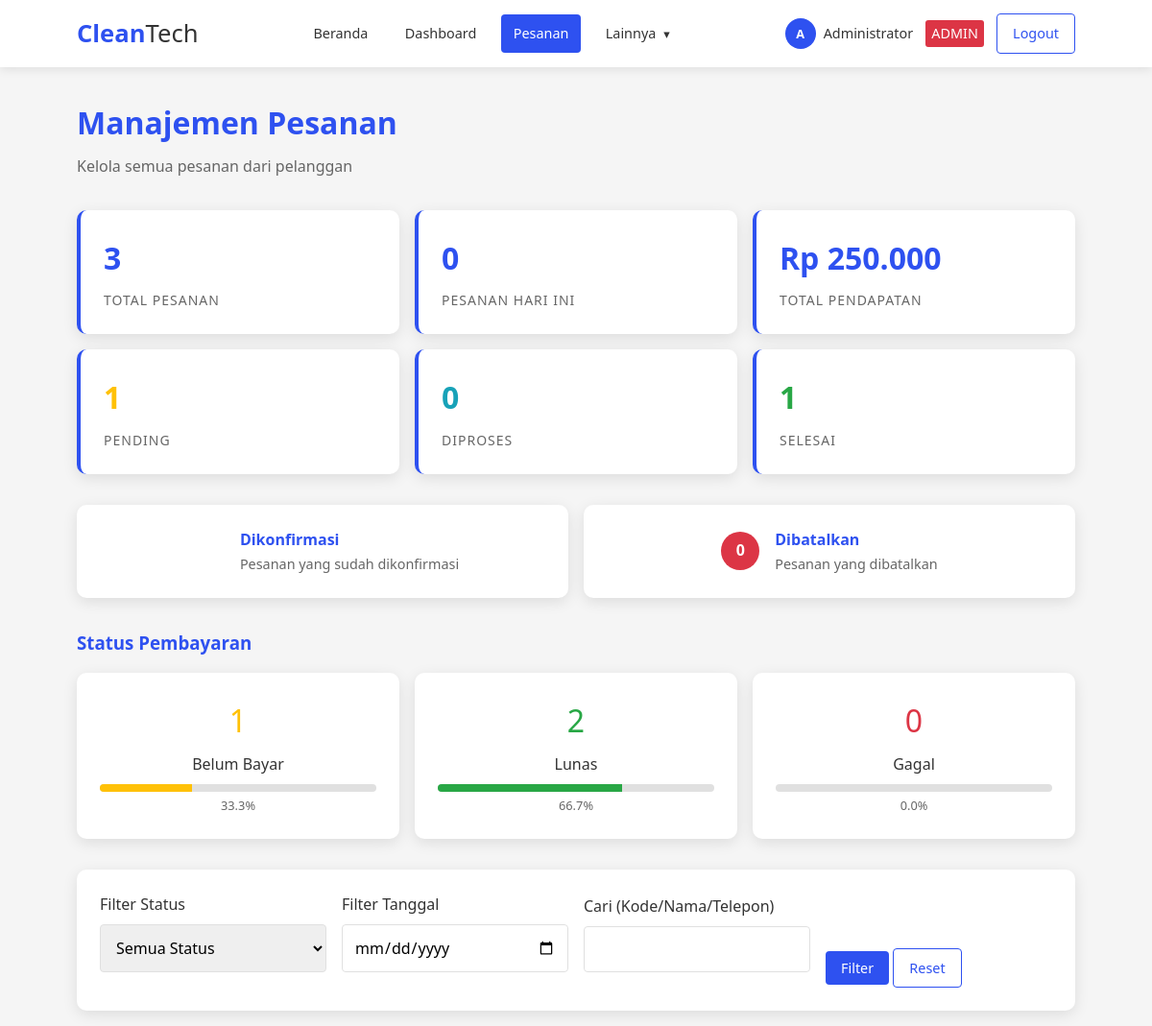
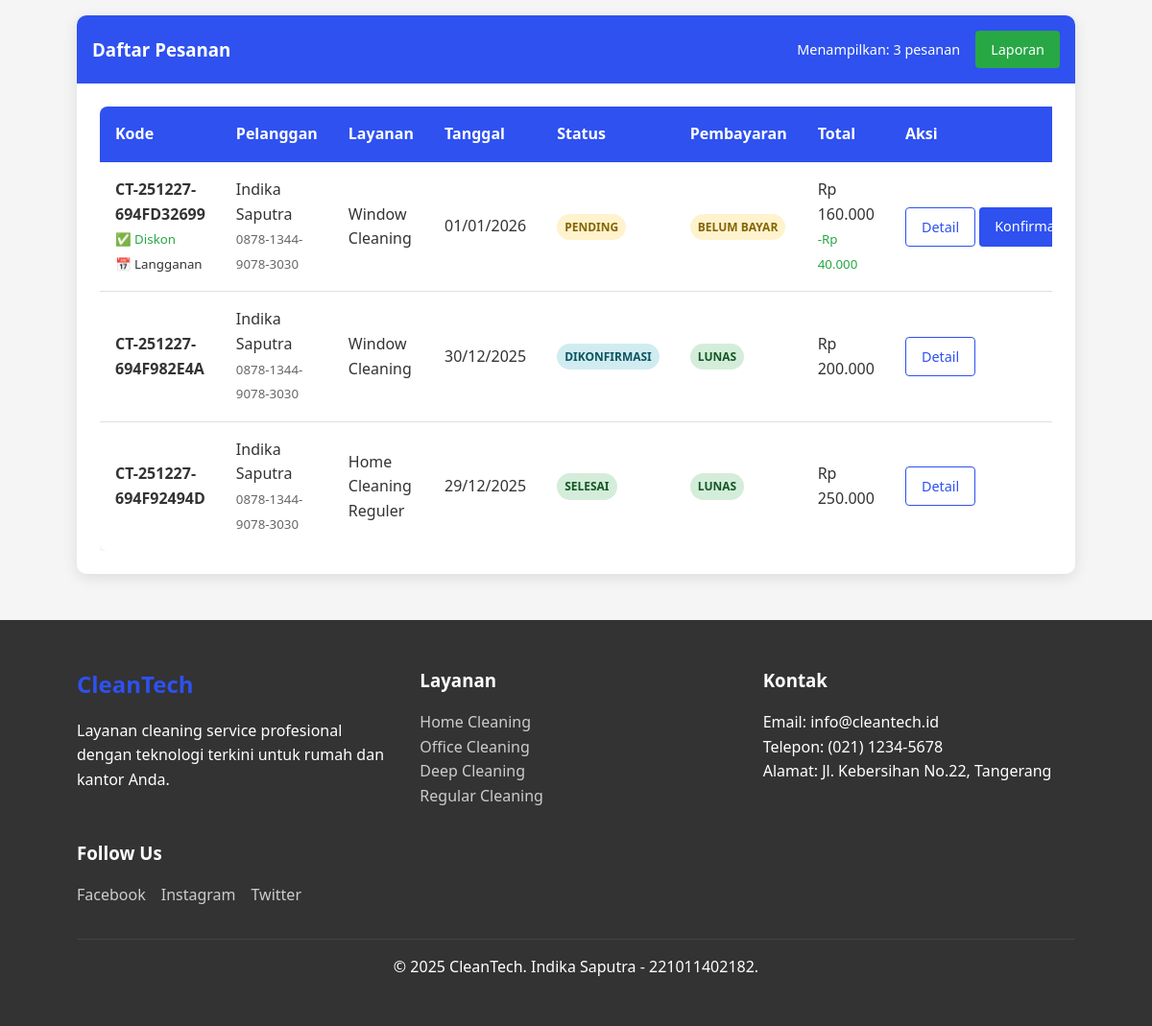
The app's page /admin/orders.php (signed in) with its own data (2 pictures, top to bottom).
### tables this page shows
CREATE TABLE `orders` (
  `id` int(11) NOT NULL,
  `order_code` varchar(20) NOT NULL,
  `user_id` int(11) NOT NULL,
  `service_id` int(11) NOT NULL,
  `order_date` date NOT NULL,
  `order_time` time NOT NULL,
  `address` text NOT NULL,
  `total_price` decimal(10,2) NOT NULL,
  `discount` decimal(10,2) DEFAULT 0.00,
  `final_price` decimal(10,2) NOT NULL,
  `status` enum('pending','confirmed','processing','completed','cancelled') DEFAULT 'pending',
  `payment_status` enum('pending','paid','failed') DEFAULT 'pending',
  `payment_method` varchar(50) DEFAULT NULL,
  `notes` text DEFAULT NULL,
  `created_at` timestamp NOT NULL DEFAULT current_timestamp(),
  `payment_proof` varchar(255) DEFAULT NULL,
  `payment_notes` text DEFAULT NULL,
  `payment_date` timestamp NULL DEFAULT NULL,
  `discount_type` varchar(50) DEFAULT NULL,
  `discount_id` int(11) DEFAULT NULL,
  `is_monthly_subscription` tinyint(1) DEFAULT 0,
  `subscription_months` int(11) DEFAULT 1,
  `parent_order_id` int(11) DEFAULT NULL,
  `discount_name` varchar(100) DEFAULT NULL
);

CREATE TABLE `users` (
  `id` int(11) NOT NULL,
  `name` varchar(100) NOT NULL,
  `email` varchar(100) NOT NULL,
  `password` varchar(255) NOT NULL,
  `phone` varchar(20) DEFAULT NULL,
  `address` text DEFAULT NULL,
  `role` enum('admin','user') DEFAULT 'user',
  `created_at` timestamp NOT NULL DEFAULT current_timestamp(),
  `updated_at` timestamp NOT NULL DEFAULT current_timestamp() ON UPDATE current_timestamp(),
  `is_active` tinyint(1) DEFAULT 1
);

CREATE TABLE `services` (
  `id` int(11) NOT NULL,
  `name` varchar(100) NOT NULL,
  `description` text DEFAULT NULL,
  `price` decimal(10,2) NOT NULL,
  `duration_hours` int(11) DEFAULT 1,
  `image_url` varchar(255) DEFAULT NULL,
  `is_active` tinyint(1) DEFAULT 1,
  `created_at` timestamp NOT NULL DEFAULT current_timestamp()
);

### admin/orders.php (the view, shortened to what this page needs)
<?php
require_once '../config/database.php';
$filter_date = isset($_GET['date']) ? clean_input($_GET['date']) : '';
$search = isset($_GET['search']) ? clean_input($_GET['search']) : '';
$query = "SELECT o.*, u.name as user_name, u.phone as user_phone, s.name as service_name
          FROM orders o
          JOIN users u ON o.user_id = u.id
          JOIN services s ON o.service_id = s.id
          WHERE 1=1";
$query .= " ORDER BY o.created_at DESC";
$stmt = mysqli_prepare($conn, $query);
mysqli_stmt_execute($stmt);
$orders_result = mysqli_stmt_get_result($stmt);
$status_counts = [
    'all' => 0,
    'pending' => 0,
    'confirmed' => 0,
    'processing' => 0,
    'completed' => 0,
    'cancelled' => 0
];
$count_query = "SELECT status, COUNT(*) as count FROM orders GROUP BY status";
$count_result = mysqli_query($conn, $count_query);
while ($row = mysqli_fetch_assoc($count_result)) {
    $status_counts[$row['status']] = $row['count'];
    $status_counts['all'] += $row['count'];
}
$revenue_query = "SELECT SUM(final_price) as total_revenue FROM orders WHERE status = 'completed' AND payment_status = 'paid'";
$revenue_result = mysqli_query($conn, $revenue_query);
$revenue_data = mysqli_fetch_assoc($revenue_result);
$total_revenue = $revenue_data['total_revenue'] ?? 0;
$today_query = "SELECT COUNT(*) as today_orders FROM orders WHERE DATE(created_at) = CURDATE()";
$today_result = mysqli_query($conn, $today_query);
$today_data = mysqli_fetch_assoc($today_result);
$today_orders = $today_data['today_orders'] ?? 0;
include '../includes/header.php';
?>
<div style="margin: 2rem 0;">
    <h1 style="color: var(--primary-color); margin-bottom: 0.5rem;">Manajemen Pesanan</h1>
    <p style="color: #666;">Kelola semua pesanan dari pelanggan</p>
</div>
<div class="grid" style="grid-template-columns: repeat(3, 1fr); gap: 1rem; margin-bottom: 2rem;">
    <a href="?status=" class="stats-card" style="text-decoration: none;">
        <div class="stat-number"><?php echo $status_counts['all']; ?></div>
        <div class="stat-label">Total Pesanan</div>
    </a>
    <div class="stats-card">
        <div class="stat-number"><?php echo $today_orders; ?></div>
        <div class="stat-label">Pesanan Hari Ini</div>
    </div>
    <div class="stats-card">
        <div class="stat-number">Rp <?php echo number_format($total_revenue, 0, ',', '.'); ?></div>
        <div class="stat-label">Total Pendapatan</div>
    </div>
    <a href="?status=pending" class="stats-card" style="text-decoration: none;">
        <div class="stat-number" style="color: var(--warning-color);"><?php echo $status_counts['pending']; ?></div>
        <div class="stat-label">Pending</div>
    </a>
    <a href="?status=processing" class="stats-card" style="text-decoration: none;">
        <div class="stat-number" style="color: #17a2b8;"><?php echo $status_counts['processing']; ?></div>
        <div class="stat-label">Diproses</div>
    </a>
    <a href="?status=completed" class="stats-card" style="text-decoration: none;">
        <div class="stat-number" style="color: var(--success-color);"><?php echo $status_counts['completed']; ?></div>
        <div class="stat-label">Selesai</div>
    </a>
</div>
<div class="grid" style="grid-template-columns: repeat(2, 1fr); gap: 1rem; margin-bottom: 2rem;">
    <a href="?status=confirmed" class="card" style="text-decoration: none; padding: 1.5rem; text-align: center;">
        <div style="display: flex; align-items: center; justify-content: center; gap: 1rem;">
            <div style="width: 40px; height: 40px; background-color: var(--info-color); color: white; border-radius: 50%; display: flex; align-items: center; justify-content: center; font-weight: bold;">
            </div>
            <div style="text-align: left;">
                <div style="font-weight: bold; color: var(--primary-color);">Dikonfirmasi</div>
                <div style="font-size: 0.9rem; color: #666;">Pesanan yang sudah dikonfirmasi</div>
            </div>
        </div>
    </a>
    <a href="?status=cancelled" class="card" style="text-decoration: none; padding: 1.5rem; text-align: center;">
        <div style="display: flex; align-items: center; justify-content: center; gap: 1rem;">
            <div style="width: 40px; height: 40px; background-color: var(--danger-color); color: white; border-radius: 50%; display: flex; align-items: center; justify-content: center; font-weight: bold;">
                <?php echo $status_counts['cancelled']; ?>
            </div>
            <div style="text-align: left;">
                <div style="font-weight: bold; color: var(--primary-color);">Dibatalkan</div>
                <div style="font-size: 0.9rem; color: #666;">Pesanan yang dibatalkan</div>
            </div>
        </div>
    </a>
</div>
<div style="margin-bottom: 2rem;">
    <h3 style="color: var(--primary-color); margin-bottom: 1rem;">Status Pembayaran</h3>
    <div class="grid" style="grid-template-columns: repeat(auto-fit, minmax(200px, 1fr)); gap: 1rem;">
        <?php
        $payment_stats_query = "SELECT payment_status, COUNT(*) as count FROM orders GROUP BY payment_status";
        $payment_stats_result = mysqli_query($conn, $payment_stats_query);
        $payment_stats = [];
        while ($row = mysqli_fetch_assoc($payment_stats_result)) {
            $payment_stats[$row['payment_status']] = $row['count'];
        }
        $payment_status_config = [
            'pending' => ['color' => '#ffc107', 'label' => 'Belum Bayar', 'count' => $payment_stats['pending'] ?? 0],
            'paid' => ['color' => '#28a745', 'label' => 'Lunas', 'count' => $payment_stats['paid'] ?? 0],
            'failed' => ['color' => '#dc3545', 'label' => 'Gagal', 'count' => $payment_stats['failed'] ?? 0]
        ];
        foreach ($payment_status_config as $status => $config):
        ?>
            <div class="card" style="text-align: center; padding: 1.5rem;">
                <div style="font-size: 2rem; color: <?php echo $config['color']; ?>; margin-bottom: 0.5rem;">
                    <?php echo $config['count']; ?>
                </div>
                <div style="font-weight: 500; color: var(--text-color); margin-bottom: 0.25rem;">
                    <?php echo $config['label']; ?>
                </div>
                <div style="height: 8px; background-color: #e0e0e0; border-radius: 4px; margin-top: 0.5rem; overflow: hidden;">
                    <?php if ($status_counts['all'] > 0): ?>
                        <div style="width: <?php echo ($config['count'] / $status_counts['all'] * 100); ?>%; height: 100%; background-color: <?php echo $config['color']; ?>;"></div>
                    <?php endif; ?>
                </div>
                <div style="font-size: 0.8rem; color: #666; margin-top: 0.25rem;">
                    <?php echo $status_counts['all'] > 0 ? number_format(($config['count'] / $status_counts['all'] * 100), 1) : 0; ?>%
                </div>
            </div>
        <?php endforeach; ?>
    </div>
</div>
<div class="card" style="margin-bottom: 2rem;">
    <div class="card-body">
        <form method="GET" action="" style="display: grid; grid-template-columns: repeat(auto-fit, minmax(200px, 1fr)); gap: 1rem; align-items: end;">
            <div class="form-group">
                <label class="form-label" for="status">Filter Status</label>
                <select id="status" name="status" class="form-control">
                    <option value="">Semua Status</option>
                </select>
            </div>
            <div class="form-group">
                <label class="form-label" for="date">Filter Tanggal</label>
                <input type="date" id="date" name="date" class="form-control" value="<?php echo $filter_date; ?>">
            </div>
            <div class="form-group">
                <label class="form-label" for="search">Cari (Kode/Nama/Telepon)</label>
                <input type="text" id="search" name="search" class="form-control" value="<?php echo htmlspecialchars($search); ?>">
            </div>
            <div>
                <button type="submit" class="btn btn-primary">Filter</button>
                <a href="orders.php" class="btn btn-secondary">Reset</a>
            </div>
        </form>
    </div>
</div>
<div class="card">
    <div class="card-header" style="display: flex; justify-content: space-between; align-items: center;">
        <h3 style="color: white; margin: 0;">Daftar Pesanan</h3>
        <div style="display: flex; align-items: center; gap: 1rem;">
            <span style="color: white; font-size: 0.9rem;">
                Menampilkan: <?php echo mysqli_num_rows($orders_result); ?> pesanan
            </span>
            <a href="/clean-tech/admin/reports.php" class="btn btn-sm btn-success">Laporan</a>
        </div>
    </div>
    <div class="card-body">
        <?php if (mysqli_num_rows($orders_result) > 0): ?>
            <div class="table-responsive">
                <table class="table">
                    <thead>
                        <tr>
                            <th>Kode</th>
                            <th>Pelanggan</th>
                            <th>Layanan</th>
                            <th>Tanggal</th>
                            <th>Status</th>
                            <th>Pembayaran</th>
                            <th>Total</th>
                            <th>Aksi</th>
                        </tr>
                    </thead>
                    <tbody>
                        <?php while ($order = mysqli_fetch_assoc($orders_result)): ?>
                            <tr>
                                <td>
                                    <strong><?php echo htmlspecialchars($order['order_code']); ?></strong>
                                    <?php if ($order['discount'] > 0): ?>
                                        <br><small style="color: var(--success-color);">✅ Diskon</small>
                                    <?php endif; ?>
                                    <?php if (!empty($order['is_monthly_subscription'])): ?>
                                        <br><small style="color: var(--info-color);">📅 Langganan</small>
                                    <?php endif; ?>
                                </td>
                                <td>
                                    <div><?php echo htmlspecialchars($order['user_name']); ?></div>
                                    <small style="color: #666;"><?php echo $order['user_phone']; ?></small>
                                </td>
                                <td><?php echo htmlspecialchars($order['service_name']); ?></td>
                                <td><?php echo date('d/m/Y', strtotime($order['order_date'])); ?></td>
                                <td>
                                    <?php
                                    $status_colors = [
                                        'pending' => 'badge-warning',
                                        'confirmed' => 'badge-info',
                                        'processing' => 'badge-primary',
                                        'completed' => 'badge-success',
                                        'cancelled' => 'badge-danger'
                                    ];
                                    $status_text = [
                                        'pending' => 'Pending',
                                        'confirmed' => 'Dikonfirmasi',
                                        'processing' => 'Diproses',
                                        'completed' => 'Selesai',
                                        'cancelled' => 'Dibatalkan'
                                    ];
                                    ?>
                                    <span class="badge <?php echo $status_colors[$order['status']]; ?>">
                                        <?php echo $status_text[$order['status']]; ?>
                                    </span>
                                </td>
                                <td>
                                    <?php
                                    $payment_status_colors = [
                                        'pending' => 'badge-warning',
                                        'paid' => 'badge-success',
                                        'failed' => 'badge-danger'
                                    ];
                                    $payment_status_text = [
                                        'pending' => 'Belum Bayar',
                                        'paid' => 'Lunas',
                                        'failed' => 'Gagal'
                                    ];
                                    ?>
                                    <span class="badge <?php echo $payment_status_colors[$order['payment_status']]; ?>">
                                        <?php echo $payment_status_text[$order['payment_status']]; ?>
                                    </span>
                                </td>
                                <td>
                                    <div>Rp <?php echo number_format($order['final_price'], 0, ',', '.'); ?></div>
                                    <?php if ($order['discount'] > 0): ?>
                                        <small style="color: var(--success-color);">
                                            -Rp <?php echo number_format($order['discount'], 0, ',', '.'); ?>
                                        </small>
                                    <?php endif; ?>
                                </td>
                                <td>
                                    <div style="display: flex; gap: 0.25rem;">
                                        <a href="?view=<?php echo $order['id']; ?>" class="btn btn-sm btn-secondary">Detail</a>
                                        <?php if ($order['status'] == 'pending'): ?>
                                            <a href="?view=<?php echo $order['id']; ?>" class="btn btn-sm btn-primary">Konfirmasi</a>
                                        <?php endif; ?>
                                    </div>
                                </td>
                            </tr>
                        <?php endwhile; ?>
                    </tbody>
                </table>
            </div>
        <?php else: ?>
            <p style="text-align: center; color: #666; padding: 2rem;">Tidak ada pesanan yang ditemukan</p>
        <?php endif; ?>
    </div>
</div>
<?php include '../includes/footer.php'; ?>

### records on screen
orders: order_code "CT-251227-694FD32699", shows "✅ Diskon", is_monthly_subscription "📅 Langganan", user.name "Indika Saputra", user.phone "0878-1344-9078-3030", service.name "Window Cleaning", order_date "01/01/2026", status "PENDING", payment_status "BELUM BAYAR", final_price "160.000", discount "40.000"
orders: order_code "CT-251227-694F982E4A", user.name "Indika Saputra", user.phone "0878-1344-9078-3030", service.name "Window Cleaning", order_date "30/12/2025", status "DIKONFIRMASI", payment_status "LUNAS", final_price "200.000"
orders: order_code "CT-251227-694F92494D", user.name "Indika Saputra", user.phone "0878-1344-9078-3030", service.name "Home Cleaning Reguler", order_date "29/12/2025", status "SELESAI", payment_status "LUNAS", final_price "250.000"

### other values on screen
substr($_SESSION['user_name'], 0, 1) "A"
$_SESSION['user_name'] "Administrator"
$status_counts['all'] "3"
$today_orders "0"
$total_revenue "250.000"
$status_counts['pending'] "1"
$status_counts['processing'] "0"
$status_counts['completed'] "1"
$status_counts['cancelled'] "0"
$config['count'] "1"
$config['label'] "Belum Bayar"
$config['count'] / $status_counts['all'] * 100 "33.3"
$config['count'] "2"
$config['label'] "Lunas"
$config['count'] / $status_counts['all'] * 100 "66.7"
